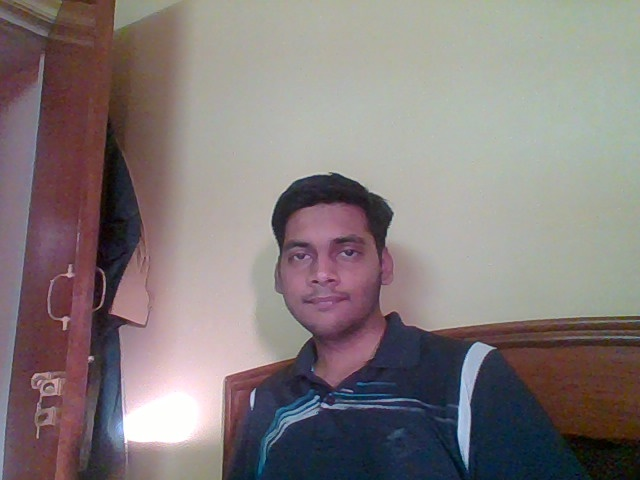
#> input picture Server Files/objD/data/viresh_1.jpg, 640 x 480 px; its folder holds only this picture in this run
$ python -i haar.py   (imports and definitions only)
#> lines starting #> are read from the running program, lines starting #| are printed output that depends on the picture
#> further down, picture is the input picture: shape (480, 640, 3); mean B, G, R 122.6, 122.6, 131.8
import os
import numpy as np
import cv2

def detect(img, cascade):
	rects = cascade.detectMultiScale(img, scaleFactor=1.3, minNeighbors=4, minSize=(30, 30),flags=cv2.CASCADE_SCALE_IMAGE)
	if len(rects) == 0:
		return []
	rects[:,2:] += rects[:,:2]
	return rects

def draw_rects(img, rects, color):
	for x1, y1, x2, y2 in rects:
		cv2.rectangle(img, (x1, y1), (x2, y2), color, 2)


def getItemH(img):

	gray = cv2.cvtColor(img, cv2.COLOR_BGR2GRAY)
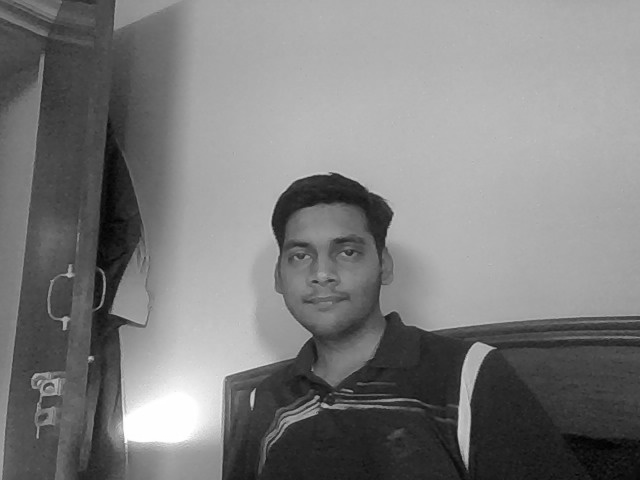
#> gray: shape (480, 640); min 1, max 255, mean 125.3
	gray = cv2.equalizeHist(gray)
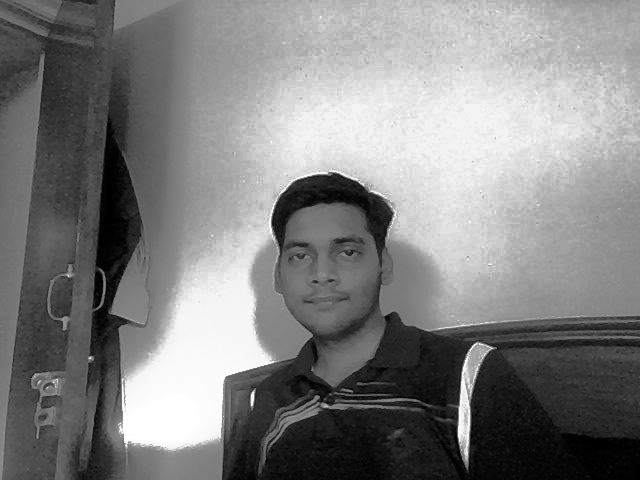
#> gray: shape (480, 640); min 0, max 255, mean 128.9

	mypath = 'classifiers'
#> (the run stopped early here; a loop or call above may not have finished)
